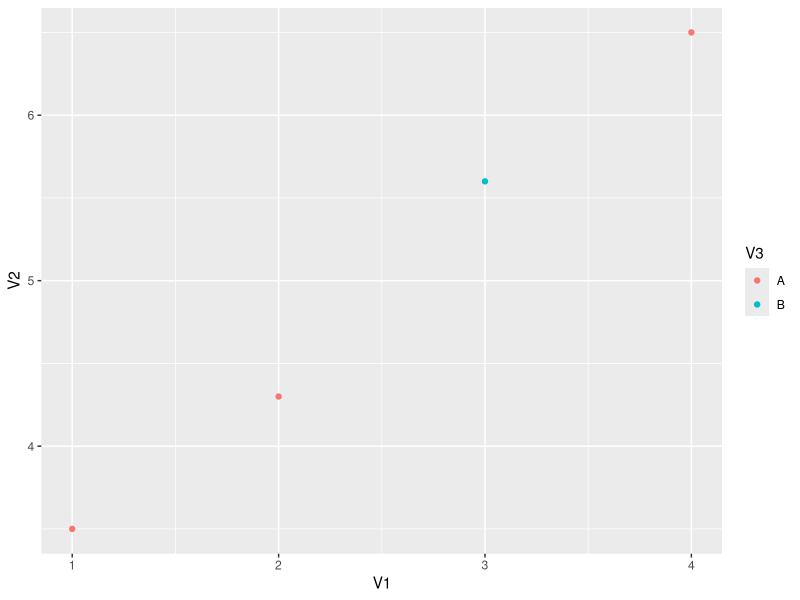
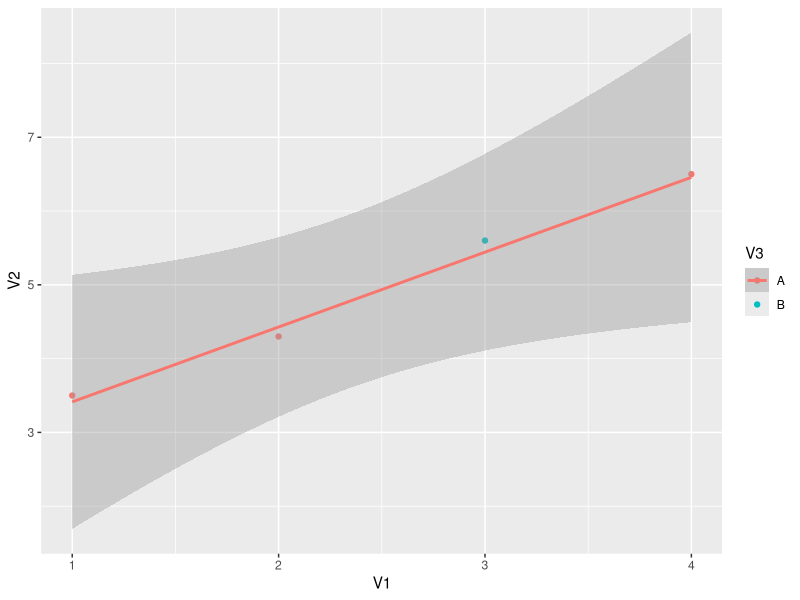
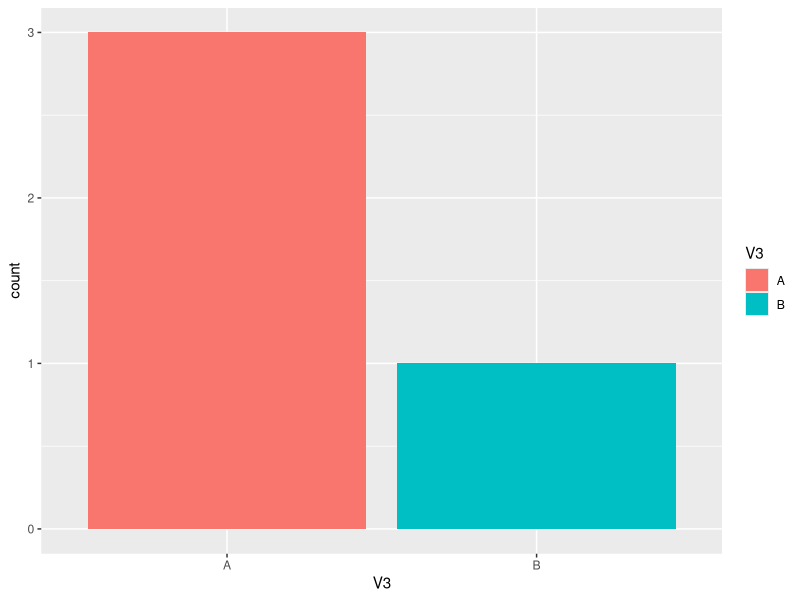
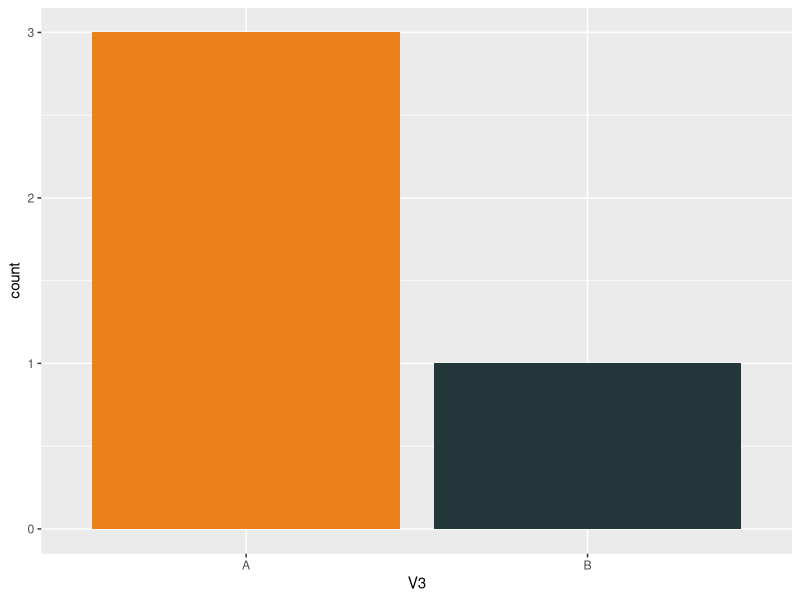
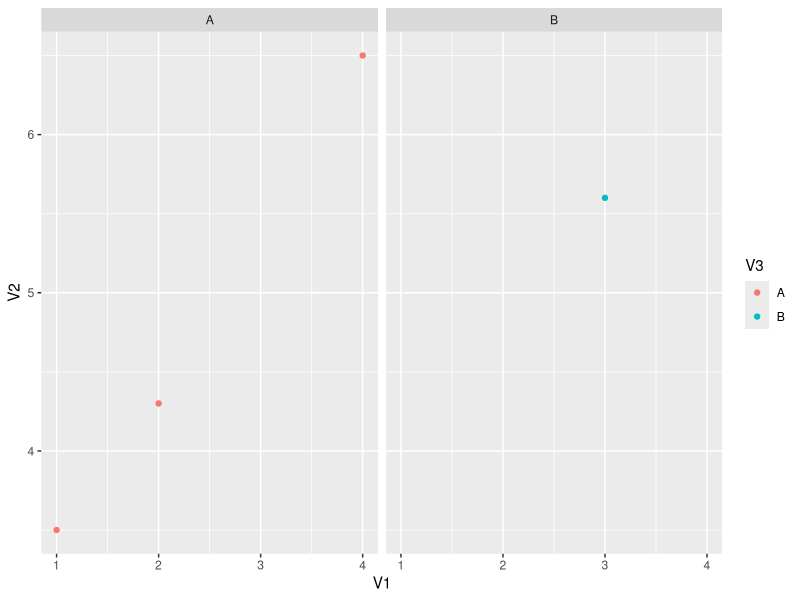
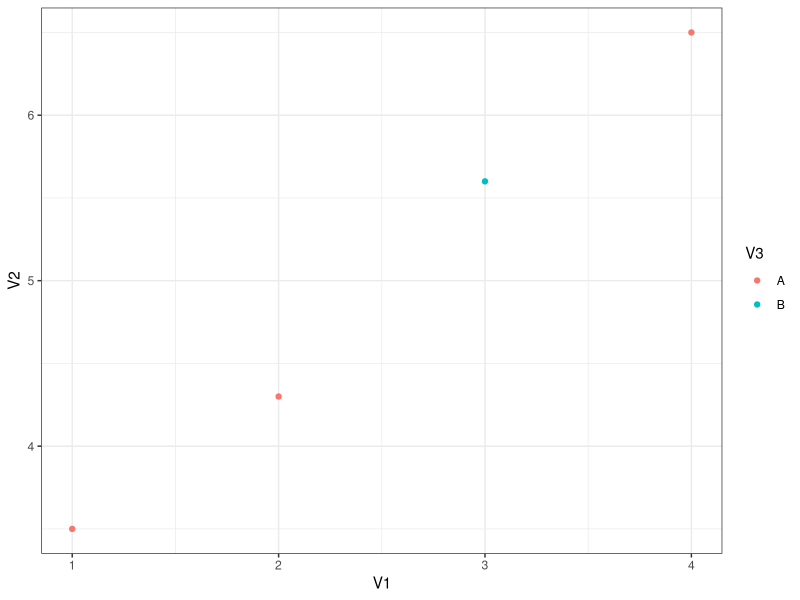
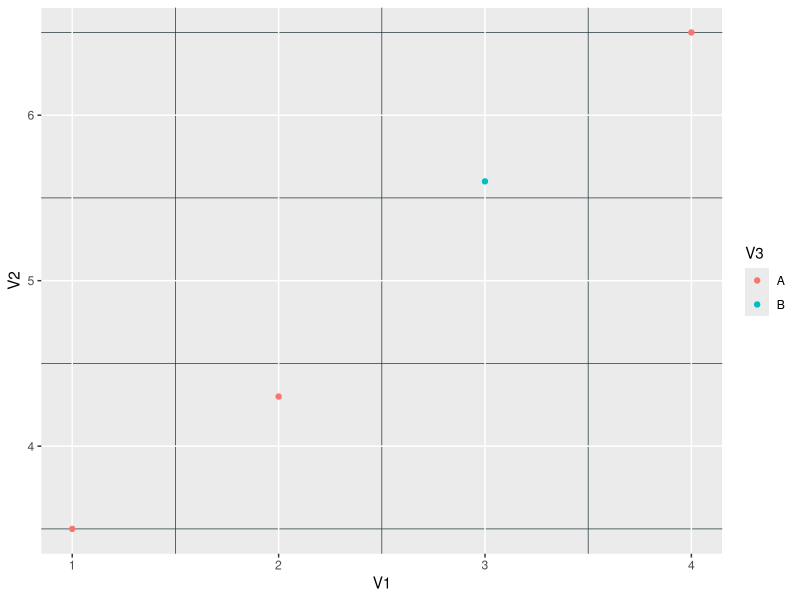

Source code (R) for these figures, in order: (Note: this script raises an error after producing the figures.)
## ---- chunk 1
library(ggplot2)
## ---- chunk 2
R <- data.frame(V1 = c(1,2,3,4), V2 = c(3.5,4.3,5.6,6.5), V3 = c("A","A","B","A"))

R
## ---- chunk 3
R
## ---- chunk 4
ggplot(data = R, aes(x = V1, y = V2, colour = V3)) +
  geom_point()
## ---- chunk 5
ggplot(data = R, aes(x = V1, y = V2, colour = V3)) +
  geom_point() +
  stat_smooth(method = "lm")
## ---- chunk 6
ggplot(data = R, aes(x = V3, fill = V3)) +
  geom_bar(stats = "count")
## ---- chunk 7
ggplot(data = R, aes(x = V3, fill = V3)) +
  geom_bar(stats = "count") +
  scale_fill_manual( 
    values = c('A' = '#EB811B', 'B' = '#23373B'),
    guide = FALSE                    
  )
## ---- chunk 8
ggplot(data = R, aes(x = V1, y = V2, colour = V3)) +
  geom_point() +
  facet_wrap(~V3)
## ---- chunk 9
ggplot(data = R, aes(x = V1, y = V2, colour = V3)) +
  geom_point() +
  theme_bw()
## ---- chunk 10
ggplot(data = R, aes(x = V1, y = V2, colour = V3)) +
  geom_point() +
  theme(
    panel.grid.minor = element_line(colour = '#23373B')
  )
## ---- chunk 11
library(maps)
## ---- chunk 12
ggplot(map_data("world"), aes(x = long, y = lat, group = group)) +
  geom_polygon(fill = "white", colour = "black") + 
  coord_map("ortho", orientation = c(48, 9, 0))
